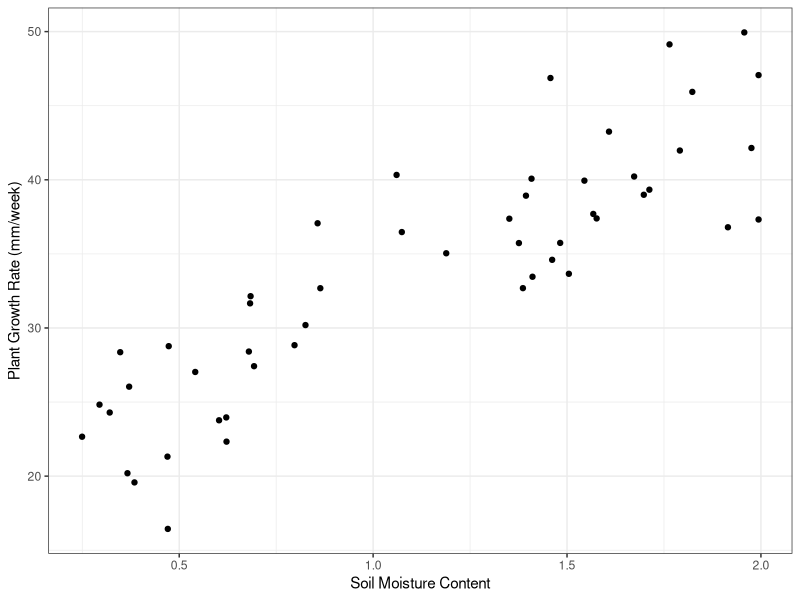

This chart was generated by the following R code: (Note: this script raises an error after producing the figure.)
## ---- chunk 1
rm(list=ls())
library(tidyverse)
library(here)
## ---- chunk 2
growth <- read.csv(here("Data/plant.growth.rate.csv"))
## ---- chunk 3
glimpse(growth)
## ---- chunk 4
ggplot(growth, aes(x = soil.moisture.content, y = plant.growth.rate)) +
  geom_point() +
  theme_bw() +
  ylab("Plant Growth Rate (mm/week)") +
  xlab("Soil Moisture Content")
## ---- chunk 5
reg_model <- lm(plant.growth.rate ~ soil.moisture.content, 
                data = growth)
## ---- chunk 6
install.packages("ggfortify")
library(ggfortify)


autoplot(reg_model, smooth.colour = NA)
## ---- chunk 7
anova(reg_model)
## ---- chunk 8
summary(reg_model)
## ---- chunk 9
ggplot(growth, aes(x = soil.moisture.content, y = plant.growth.rate)) +
  geom_point() +
  geom_smooth(method = 'lm')
  theme_bw() +
  ylab("Plant Growth Rate (mm/week)") +
  xlab("Soil Moisture Content")
